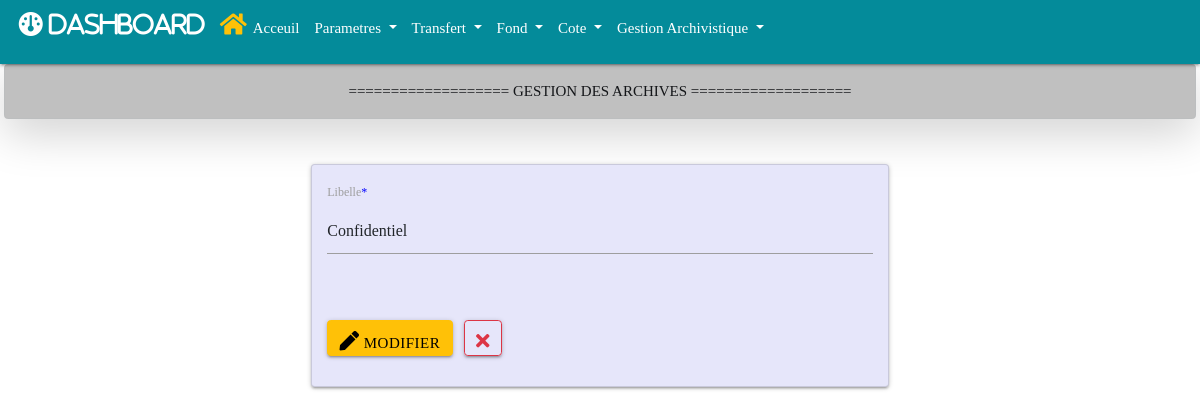
/paramettre/status/edit/2, run on an earlier commit of the app's database.
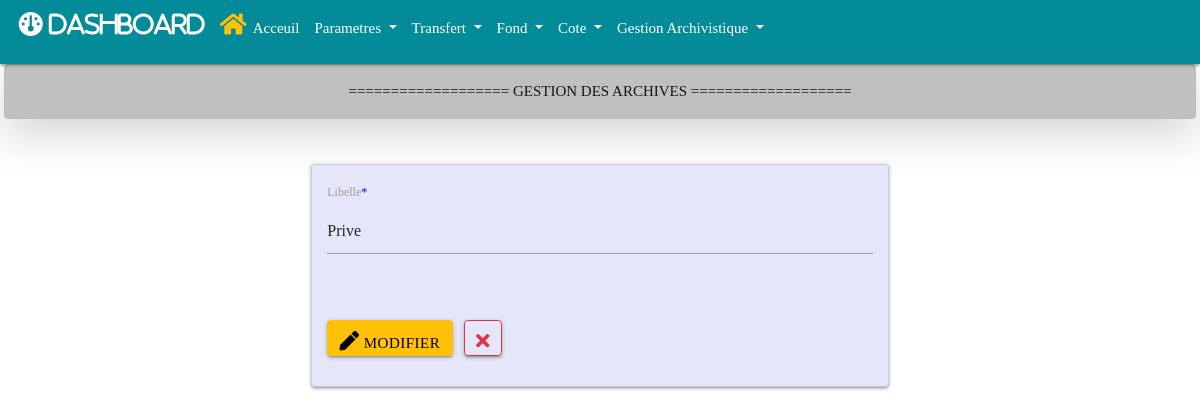
And on a later commit of the database.
### paramettre/models.py (models this page shows, shortened)
class Archive_statuts(models.Model):
    libelle = models.CharField(max_length=200, null=True, blank=True)
    create_at = models.DateField(auto_now_add=True, null=True)
    modified_at = models.DateTimeField(auto_now_add=True)

### paramettre/views.py (the view)
# urls.py: path('paramettre/status/edit/<int:id>', views.edit_statut, name="edit_statut"),
def edit_statut(request, id):
    archive_statut = Archive_statuts.objects.get(id=id)
    if request.method == 'POST':
        form = Archive_statutsForm(request.POST, instance=archive_statut)
        if form.is_valid():
            form.save(id)
            messages.success(request, f"Status {archive_statut} modifiéé avec succès !")
            return redirect('archive_statut')
    else:
        form = Archive_statutsForm(instance=archive_statut)
    return render(request, 'paramettre/archive_statut/edit.html',  {'form':form})

### paramettre/forms.py
class Archive_statutsForm(forms.ModelForm):
    libelle = forms.CharField(
        label='Libelle',
        widget=forms.TextInput(attrs={'placeholder': 'Libelle'})
    )
    class  Meta:
        model = Archive_statuts
        fields = '__all__'

### paramettre/templates/paramettre/archive_statut/edit.html (shortened to what this page needs)
{% extends 'base.html' %}
{% load crispy_forms_tags %}
{% block main%}
   <div class="container mt-3 w-50">
      <form method="POST" style="background-color: #E6E6FA" class="card p-3 mt-5" autocomplete="off" enctype="multipart/form-data">
         <div class="row">
            {{form.libelle|as_crispy_field}}
         </div>
         <div class="mt-4" style="width: 100p%;">
            <button style= "font-size: 15px;" type="submit" class="btn btn-warning mb-3">
            <i class="fas fa-pen"></i>&nbsp;Modifier
            </button>
            <a style= "font-size: 15px;" href="{% url 'archive_statut' %}" type="button" class="btn btn-outline-danger mb-3 ms-2" style="wdith: 50px;" title="Close">
                  <i class="fas fa-times"></i>
            </a>
         </div>
      </form>
   </div>
{% endblock main%}

What changed in the data, as far as the page shows it:
changed Archive_statuts: libelle "Confidentiel" → "Prive"
